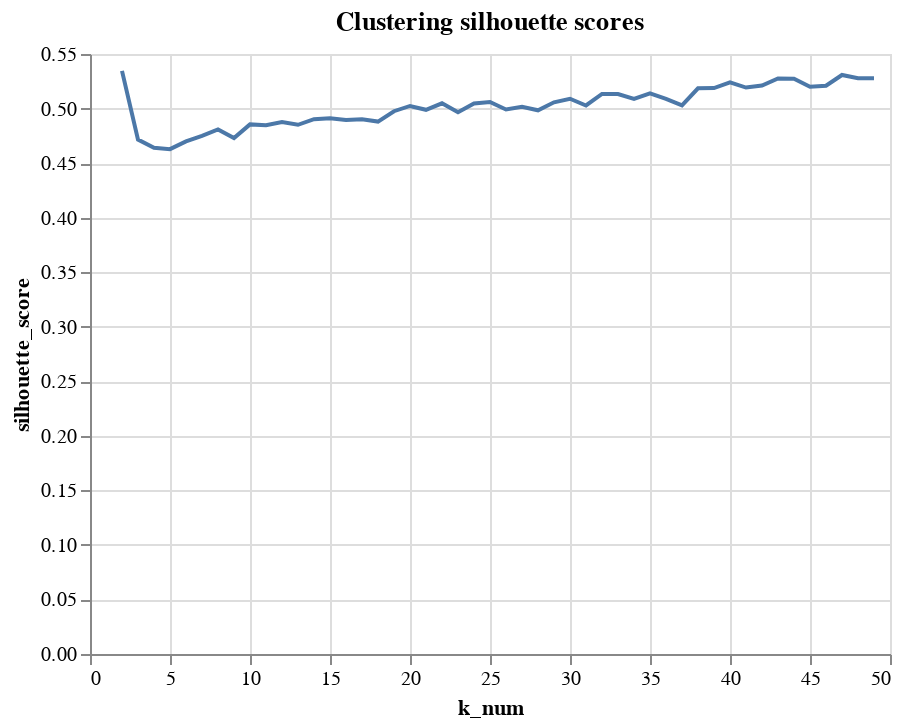

This figure's notebook cell:
### Markdown cell above
Let's try training our models on discetized dependent variable. Let's use k-Means clustering to discretize the data:

### Code cell
#import packages
from sklearn.preprocessing import KBinsDiscretizer
from sklearn.metrics import silhouette_score
import altair as alt

silhouette_avg = []
k_num = range(2,50)

for i in k_num:
    trans = KBinsDiscretizer(n_bins=i, encode='ordinal', strategy='quantile')
    labels = trans.fit_transform(sc_y.reshape(-1,1))
    silhouette_avg.append(silhouette_score(sc_y.reshape(-1,1), labels.ravel()))
    
#create df
silh_df = pd.DataFrame([k_num, silhouette_avg]).T
silh_df.columns = ['k_num', 'silhouette_score']

#plot df
alt.Chart(silh_df).mark_line().encode(x = 'k_num', y = 'silhouette_score').properties(title='Clustering silhouette scores')

### Figure 1 — Vega-Lite specification as saved in the notebook (floating-point values rounded to 4 significant figures)
{"config": {"view": {"continuousWidth": 400, "continuousHeight": 300}}, "data": {"name": "data-ffde87d6a87b62a157238cd2d00498c4"}, "mark": "line", "encoding": {"x": {"type": "quantitative", "field": "k_num"}, "y": {"type": "quantitative", "field": "silhouette_score"}}, "title": "Clustering silhouette scores", "$schema": "https://vega.github.io/schema/vega-lite/v4.8.1.json", "datasets": {"data-ffde87d6a87b62a157238cd2d00498c4": [{"k_num": 2.0, "silhouette_score": 0.5345}, {"k_num": 3.0, "silhouette_score": 0.4715}, {"k_num": 4.0, "silhouette_score": 0.4641}, {"k_num": 5.0, "silhouette_score": 0.4628}, {"k_num": 6.0, "silhouette_score": 0.4698}, {"k_num": 7.0, "silhouette_score": 0.4749}, {"k_num": 8.0, "silhouette_score": 0.4808}, {"k_num": 9.0, "silhouette_score": 0.4729}, {"k_num": 10.0, "silhouette_score": 0.4855}, {"k_num": 11.0, "silhouette_score": 0.4847}, {"k_num": 12.0, "silhouette_score": 0.4877}, {"k_num": 13.0, "silhouette_score": 0.4851}, {"k_num": 14.0, "silhouette_score": 0.4902}, {"k_num": 15.0, "silhouette_score": 0.4912}, {"k_num": 16.0, "silhouette_score": 0.4895}, {"k_num": 17.0, "silhouette_score": 0.4901}, {"k_num": 18.0, "silhouette_score": 0.4881}, {"k_num": 19.0, "silhouette_score": 0.4975}, {"k_num": 20.0, "silhouette_score": 0.5024}, {"k_num": 21.0, "silhouette_score": 0.4988}, {"k_num": 22.0, "silhouette_score": 0.5048}, {"k_num": 23.0, "silhouette_score": 0.4965}, {"k_num": 24.0, "silhouette_score": 0.5046}, {"k_num": 25.0, "silhouette_score": 0.5061}, {"k_num": 26.0, "silhouette_score": 0.4991}, {"k_num": 27.0, "silhouette_score": 0.5015}, {"k_num": 28.0, "silhouette_score": 0.4984}, {"k_num": 29.0, "silhouette_score": 0.5057}, {"k_num": 30.0, "silhouette_score": 0.509}, {"k_num": 31.0, "silhouette_score": 0.5028}, {"k_num": 32.0, "silhouette_score": 0.5134}, {"k_num": 33.0, "silhouette_score": 0.5134}, {"k_num": 34.0, "silhouette_score": 0.5087}, {"k_num": 35.0, "silhouette_score": 0.5139}, {"k_num": 36.0, "silhouette_score": 0.5089}, {"k_num": 37.0, "silhouette_score": 0.5028}, {"k_num": 38.0, "silhouette_score": 0.5186}, {"k_num": 39.0, "silhouette_score": 0.5188}, {"k_num": 40.0, "silhouette_score": 0.524}, {"k_num": 41.0, "silhouette_score": 0.5192}, {"k_num": 42.0, "silhouette_score": 0.5211}, {"k_num": 43.0, "silhouette_score": 0.5276}, {"k_num": 44.0, "silhouette_score": 0.5273}, {"k_num": 45.0, "silhouette_score": 0.52}, {"k_num": 46.0, "silhouette_score": 0.5209}, {"k_num": 47.0, "silhouette_score": 0.5308}, {"k_num": 48.0, "silhouette_score": 0.5277}, {"k_num": 49.0, "silhouette_score": 0.5278}]}}
